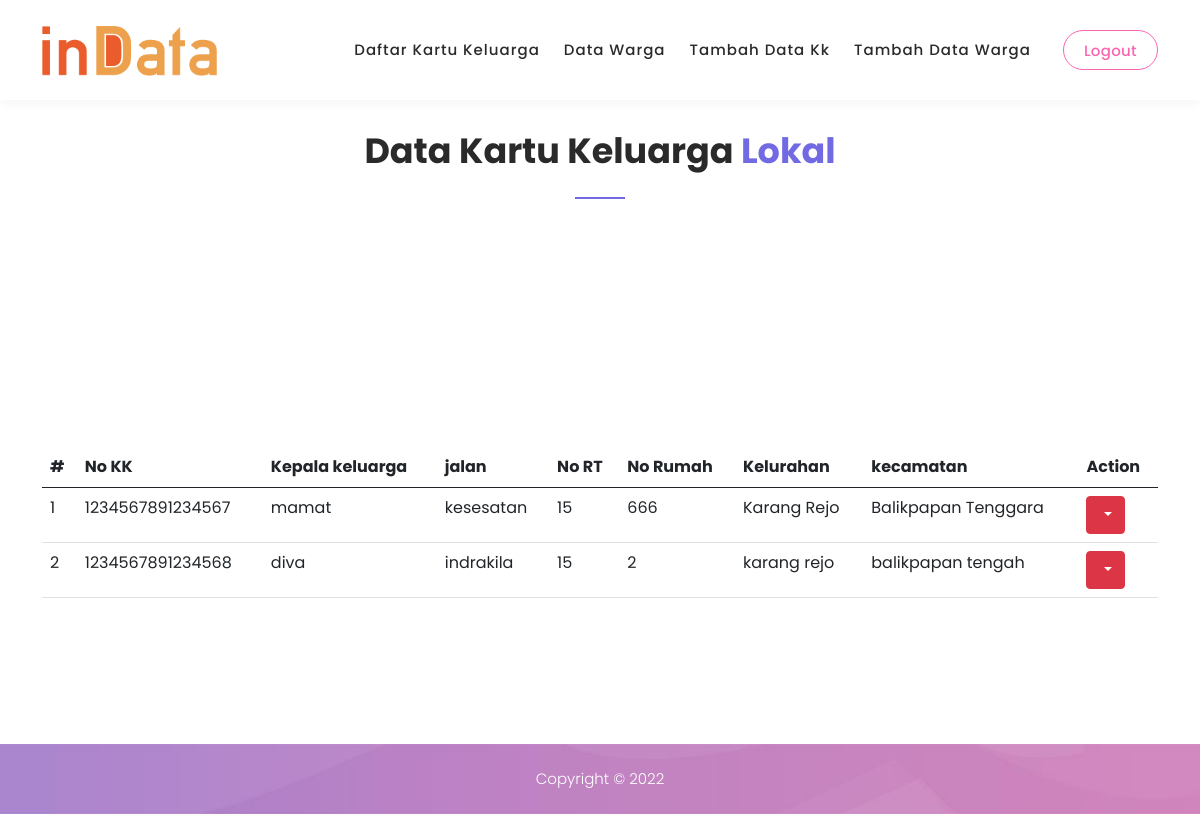
The page /crud_dalam/wl.php (signed in) on the database its author committed.
### tables this page shows
CREATE TABLE `kk_dalam` (
  `id_kk` int(11) NOT NULL,
  `no_kk` char(16) NOT NULL,
  `nama_kepala` varchar(225) NOT NULL,
  `jalan` varchar(225) NOT NULL,
  `no_rt` varchar(11) NOT NULL,
  `no_rumah` varchar(11) NOT NULL,
  `kelurahan` varchar(225) NOT NULL,
  `kecamatan` varchar(225) NOT NULL
);

### crud_dalam/wl.php (the view, shortened to what this page needs)
<!DOCTYPE html>
<html lang="en">
  <head>
    <link href="../vendor/bootstrap/css/bootstrap.min.css" rel="stylesheet">
    <link rel="stylesheet" href="../assets/css1/fontawesome.css">
    <link rel="stylesheet" href="../assets/css1/templatemo-digimedia-v1.css">
    <link rel="stylesheet" href="../assets/css1/animated.css">
    <link rel="stylesheet" href="../assets/css1/owl.css">
  </head>
<body>
  <header class="header-area header-sticky wow slideInDown" data-wow-duration="0.75s" data-wow-delay="0s">
    <div class="container">
      <div class="row">
        <div class="col-12">
          <nav class="main-nav">
            <a href="index.php" class="logo">
              <img src="../assets/images/indata.png" height="50px" weight="auto" alt="">
            </a>
            <ul class="nav">
             <li class="scroll-to-section"><a href="wl.php" >daftar Kartu Keluarga </a></li>
              <li class="scroll-to-section"><a href="../sekertaris.php" >data warga</a></li>
              <li class="scroll-to-section"><a href="add_kk.php" >tambah data kk</a></li>
              <li class="scroll-to-section"><a href="add_wd.php">tambah data warga</a></li>
              <li class="scroll-to-section"><div class="border-first-button"><a href="logout.php">logout</a></div></li>
            </ul>
          </nav>
        </div>
      </div>
    </div>
  </header>
  <div id="contact" class="contact-us section">
    <div class="container">
      <div class="row">
        <div class="col-lg-6 offset-lg-3">
          <div class="section-heading wow fadeIn" data-wow-duration="1s" data-wow-delay="0.5s">
            <h4>Data kartu keluarga  <em>lokal</em></h4>
            <div class="line-dec"></div>
          </div>
        </div>
        <div class="col-lg-12 wow fadeInUp" data-wow-duration="0.5s" data-wow-delay="0.25s" class="table-responsive">
                <div class="table-responsive">
                <table  class="table table-hover ">
                    <thead>
                      <tr>
                      <th scope="col">#</th>
                              <th scope="col">No KK</th>
                              <th scope="col">Kepala keluarga</th>
                              <th scope="col">jalan</th>
                              <th scope="col">No RT</th>
                              <th scope="col">No Rumah</th>
                              <th scope="col">Kelurahan</th>
                              <th scope="col">kecamatan</th>
                              <th scope="col" colspan="2">Action</th>
                      </tr>
                    </thead>
                    <tbody>
                    <?php
                      include '../conf.php';
                      $no = 1;
                      $data = mysqli_query($conn,"SELECT * from kk_dalam");
                      while($d = mysqli_fetch_array($data)){
                      ?>
                      <tr>
                      <td><?php echo $no++; ?></td>
                      <td><?php echo $d['no_kk'];?></td>
                      <td><?php echo $d['nama_kepala'];?></td>
                      <td><?php echo $d['jalan'];?></td>
                      <td><?php echo $d['no_rt'];?></td>
                      <td><?php echo $d['no_rumah'];?></td>
                      <td><?php echo $d['kelurahan'];?></td>
                      <td><?php echo $d['kecamatan'];?></td>
                      <td>
                        <div class="dropdown">
                          <button type="button" class="btn btn-danger dropdown-toggle" data-bs-toggle="dropdown" aria-expanded="false">
                            </button>
                        </div>
                      </td>
                      <?php  }
                          ?>
                      <br> <br>
                    </tr>
                    </tbody>
                    <br><br><br><br><br>
                  </table>
                  </div>
                </div>
              </div>
            </div>
                </div>
  <footer>
    <div class="container">
      <div class="row">
        <div class="col-lg-12">
        <p>Copyright © 2022  </p>
        </div>
      </div>
    </div>
  </footer>
</body>
</html>

### assets/css1/templatemo-digimedia-v1.css (style rules this page uses)
html, body, div, span, applet, object, iframe, h1, h2, h3, h4, h5, h6, p, blockquote, div pre, a, abbr, acronym, address, big, cite, code, del, dfn, em, font, img, ins, kbd, q, s, samp, small, strike, strong, sub, sup, tt, var, b, u, i, center, dl, dt, dd, ol, ul, li, figure, header, nav, section, article, aside, footer, figcaption { margin: 0; padding: 0; border: 0; outline: 0; }
ul, li { padding: 0; margin: 0; list-style: none; }
header, nav, section, article, aside, footer, hgroup { display: block; }
* { box-sizing: border-box; }
html, body { font-family: 'Poppins', sans-serif; font-weight: 400; background-color: #fff; -ms-text-size-adjust: 100%; -webkit-font-smoothing: antialiased; -moz-osx-font-smoothing: grayscale; }
a { text-decoration: none !important; }
h1, h2, h3, h4, h5, h6 { margin-top: 0px; margin-bottom: 0px; }
ul { margin-bottom: 0px; }
p { font-size: 15px; line-height: 30px; font-weight: 300; color: #afafaf; }
img { width: 100%; overflow: hidden; }
html, body { background: #fff; font-family: 'Poppins', sans-serif; }
.section-heading { position: relative; z-index: 2; }
.section-heading h4 { color: #2a2a2a; font-size: 35px; font-weight: 700; text-transform: capitalize; margin-bottom: 25px; }
.section-heading h4 em { font-style: normal; color: #726ae3; }
.section-heading .line-dec { width: 50px; height: 2px; background-color: #726ae3; }
.border-first-button a { display: inline-block !important; padding: 10px 20px !important; color: #fa65b1 !important; border: 1px solid #fa65b1 !important; border-radius: 23px; font-weight: 500 !important; letter-spacing: 0.3px !important; transition: all .5s; }
.header-area { background-color: #fff; box-shadow: 0px 5px 8px rgba(0,0,0,0.03); position: absolute; left: 0px; right: 0px; z-index: 100; height: 100px; -webkit-transition: all .5s ease 0s; -moz-transition: all .5s ease 0s; -o-transition: all .5s ease 0s; transition: all .5s ease 0s; }
.header-area .main-nav { min-height: 80px; background: transparent; }
.header-area .main-nav .logo { float: left; -webkit-transition: all 0.3s ease 0s; -moz-transition: all 0.3s ease 0s; -o-transition: all 0.3s ease 0s; transition: all 0.3s ease 0s; }
.header-area .main-nav .logo { line-height: 100px; float: left; -webkit-transition: all 0.3s ease 0s; -moz-transition: all 0.3s ease 0s; -o-transition: all 0.3s ease 0s; transition: all 0.3s ease 0s; }
.header-area .main-nav .nav { float: right; margin-top: 30px; margin-right: 0px; background-color: transparent; -webkit-transition: all 0.3s ease 0s; -moz-transition: all 0.3s ease 0s; -o-transition: all 0.3s ease 0s; transition: all 0.3s ease 0s; position: relative; z-index: 999; }
.header-area .main-nav .nav li { padding-left: 20px; padding-right: 20px; }
.header-area .main-nav .nav li:last-child { padding-right: 0px; padding-left: 40px; }
.header-area .main-nav .nav li:last-child a , .background-header .main-nav .nav li:last-child a { padding: 0px 20px !important; font-weight: 400; }
.header-area .main-nav .nav li a { display: block; font-weight: 500; font-size: 15px; color: #2a2a2a; text-transform: capitalize; -webkit-transition: all 0.3s ease 0s; -moz-transition: all 0.3s ease 0s; -o-transition: all 0.3s ease 0s; transition: all 0.3s ease 0s; height: 40px; line-height: 40px; border: transparent; letter-spacing: 1px; }
.header-area.header-sticky { min-height: 80px; }
.header-area .nav { margin-top: 30px; }
@media (max-width: 1200px) { .header-area .main-nav .nav li { padding-left: 12px; padding-right: 12px; } }
@media (max-width: 1200px) { .header-area .main-nav:before { display: none; } }
@media (min-width: 767px) { .header-area .main-nav .nav { display: flex !important; } }
.contact-us { padding-top: 130px; }
.contact-us .section-heading .line-dec { margin: 0 auto; }
.contact-us .section-heading { text-align: center; margin-bottom: 80px; }
footer { background-image: url(../images/footer-bg.jpg); background-position: center center; background-repeat: no-repeat; background-size: cover; margin-top: 130px; }
footer p { text-align: center; margin: 20px 0px; color: #fff; }
@media (max-width: 1200px) { .header-area .main-nav .nav li:last-child { padding-left: 20px; } }

### rows shown on the page
kk_dalam: no_kk "1234567891234567", nama_kepala "mamat", jalan "kesesatan", no_rt "15", no_rumah "666", kelurahan "Karang Rejo", kecamatan "Balikpapan Tenggara"
kk_dalam: no_kk "1234567891234568", nama_kepala "diva", jalan "indrakila", no_rt "15", no_rumah "2", kelurahan "karang rejo", kecamatan "balikpapan tengah"
